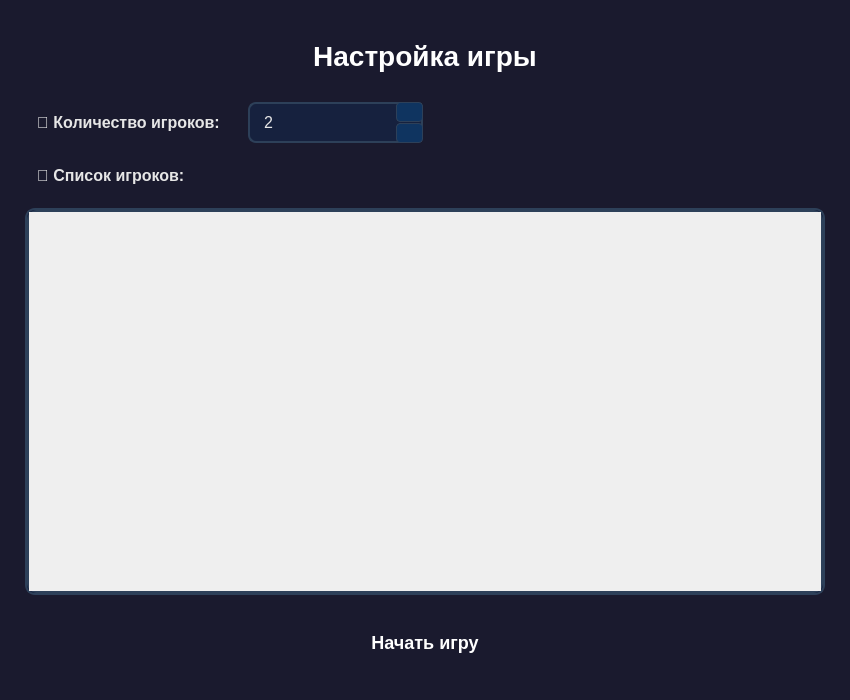
<?xml version="1.0" encoding="UTF-8"?>
<ui version="4.0">
 <class>MainWindow</class>
 <widget class="QMainWindow" name="MainWindow">
  <property name="geometry">
   <rect>
    <x>0</x>
    <y>0</y>
    <width>850</width>
    <height>700</height>
   </rect>
  </property>
  <property name="minimumSize">
   <size>
    <width>700</width>
    <height>550</height>
   </size>
  </property>
  <property name="windowTitle">
   <string>Настройка игры</string>
  </property>
  <property name="styleSheet">
   <string notr="true">QMainWindow {
    background-color: #1a1a2e;
    font-family: 'Segoe UI', Arial, sans-serif;
}</string>
  </property>
  <widget class="QWidget" name="centralwidget">
   <layout class="QVBoxLayout" name="verticalLayout">
    <property name="spacing">
     <number>15</number>
    </property>
    <property name="leftMargin">
     <number>25</number>
    </property>
    <property name="topMargin">
     <number>25</number>
    </property>
    <property name="rightMargin">
     <number>25</number>
    </property>
    <property name="bottomMargin">
     <number>25</number>
    </property>
    <item>
     <widget class="QLabel" name="titleLabel">
      <property name="styleSheet">
       <string notr="true">QLabel {
    color: white;
    font-size: 28px;
    font-weight: bold;
    padding: 15px;
    background: qlineargradient(x1:0, y1:0, x2:1, y2:0,
        stop:0 #3498db, stop:1 #2ecc71);
    border-radius: 10px;
}</string>
      </property>
      <property name="text">
       <string>Настройка игры</string>
      </property>
      <property name="alignment">
       <set>Qt::AlignCenter</set>
      </property>
     </widget>
    </item>
    <item>
     <layout class="QHBoxLayout" name="horizontalLayout">
      <item>
       <widget class="QLabel" name="playerCountLabel">
        <property name="styleSheet">
         <string notr="true">QLabel {
    font-size: 16px;
    font-weight: 600;
    color: #e6e6e6;
    padding: 8px;
}</string>
        </property>
        <property name="text">
         <string>👥 Количество игроков:</string>
        </property>
       </widget>
      </item>
      <item>
       <widget class="QSpinBox" name="playerCountSpinBox">
        <property name="styleSheet">
         <string notr="true">QSpinBox {
    border: 2px solid #2d4059;
    border-radius: 8px;
    padding: 8px 12px;
    font-size: 16px;
    background-color: #16213e;
    min-width: 120px;
    color: #e6e6e6;
    selection-background-color: #3498db;
    selection-color: white;
}
QSpinBox::up-button, QSpinBox::down-button {
    width: 25px;
    border-radius: 4px;
    border: 1px solid #2d4059;
    background-color: #0f3460;
}
QSpinBox::up-button {
    subcontrol-position: top right;
    subcontrol-origin: border;
}
QSpinBox::down-button {
    subcontrol-position: bottom right;
    subcontrol-origin: border;
}
QSpinBox::up-button:hover, QSpinBox::down-button:hover {
    background-color: #2d4059;
}
QSpinBox::up-button:pressed, QSpinBox::down-button:pressed {
    background-color: #1a1a2e;
}
QSpinBox::up-arrow {
    image: url(:/assets/img/up.png);
    width: 16px;
    height: 16px;
}
QSpinBox::down-arrow {
    image: url(:/assets/img/down.png);
    width: 16px;
    height: 16px;
}</string>
        </property>
        <property name="minimum">
         <number>1</number>
        </property>
        <property name="maximum">
         <number>20</number>
        </property>
        <property name="value">
         <number>2</number>
        </property>
       </widget>
      </item>
      <item>
       <spacer name="horizontalSpacer">
        <property name="orientation">
         <enum>Qt::Horizontal</enum>
        </property>
        <property name="sizeHint" stdset="0">
         <size>
          <width>40</width>
          <height>20</height>
         </size>
        </property>
       </spacer>
      </item>
     </layout>
    </item>
    <item>
     <widget class="QLabel" name="playersListLabel">
      <property name="styleSheet">
       <string notr="true">QLabel {
    font-size: 16px;
    font-weight: 600;
    color: #e6e6e6;
    padding: 8px;
}</string>
      </property>
      <property name="text">
       <string>📝 Список игроков:</string>
      </property>
     </widget>
    </item>
    <item>
     <widget class="QFrame" name="frame">
      <property name="styleSheet">
       <string notr="true">QFrame {
    background-color: #16213e;
    border-radius: 10px;
    border: 2px solid #2d4059;
}</string>
      </property>
      <property name="frameShape">
       <enum>QFrame::StyledPanel</enum>
      </property>
      <property name="frameShadow">
       <enum>QFrame::Raised</enum>
      </property>
      <layout class="QVBoxLayout" name="verticalLayout_2">
       <property name="spacing">
        <number>0</number>
       </property>
       <property name="margin" stdset="0">
        <number>0</number>
       </property>
       <item>
        <widget class="QScrollArea" name="scrollArea">
         <property name="styleSheet">
          <string notr="true">QScrollArea {
    border: none;
    background: transparent;
}
QScrollArea &gt; QWidget &gt; QWidget {
    background: transparent;
}
QScrollBar:vertical {
    border: none;
    background: #1a1a2e;
    width: 12px;
    border-radius: 6px;
    margin: 2px;
}
QScrollBar::handle:vertical {
    background: #2d4059;
    border-radius: 6px;
    min-height: 30px;
}
QScrollBar::handle:vertical:hover {
    background: #0f3460;
}
QScrollBar::add-line:vertical, QScrollBar::sub-line:vertical {
    border: none;
    background: none;
    height: 0px;
}
QScrollBar::add-page:vertical, QScrollBar::sub-page:vertical {
    background: none;
}</string>
         </property>
         <property name="frameShape">
          <enum>QFrame::NoFrame</enum>
         </property>
         <property name="frameShadow">
          <enum>QFrame::Plain</enum>
         </property>
         <property name="widgetResizable">
          <bool>true</bool>
         </property>
         <widget class="QWidget" name="scrollAreaWidgetContents">
          <property name="geometry">
           <rect>
            <x>0</x>
            <y>0</y>
            <width>796</width>
            <height>367</height>
           </rect>
          </property>
          <layout class="QVBoxLayout" name="playersLayout">
           <property name="spacing">
            <number>10</number>
           </property>
           <property name="leftMargin">
            <number>15</number>
           </property>
           <property name="topMargin">
            <number>15</number>
           </property>
           <property name="rightMargin">
            <number>15</number>
           </property>
           <property name="bottomMargin">
            <number>15</number>
           </property>
           <item>
            <spacer name="verticalSpacer">
             <property name="orientation">
              <enum>Qt::Vertical</enum>
             </property>
             <property name="sizeHint" stdset="0">
              <size>
               <width>20</width>
               <height>40</height>
              </size>
             </property>
            </spacer>
           </item>
          </layout>
         </widget>
        </widget>
       </item>
      </layout>
     </widget>
    </item>
    <item>
     <widget class="QPushButton" name="startGameButton">
      <property name="minimumSize">
       <size>
        <width>0</width>
        <height>55</height>
       </size>
      </property>
      <property name="styleSheet">
       <string notr="true">QPushButton {
    background: qlineargradient(x1:0, y1:0, x2:0, y2:1,
        stop:0 #2ecc71, stop:1 #27ae60);
    color: white;
    font-size: 18px;
    font-weight: bold;
    border: none;
    border-radius: 10px;
    padding: 12px;
    margin: 10px 5px;
}
QPushButton:hover {
    background: qlineargradient(x1:0, y1:0, x2:0, y2:1,
        stop:0 #27ae60, stop:1 #219653);
}
QPushButton:pressed {
    background: qlineargradient(x1:0, y1:0, x2:0, y2:1,
        stop:0 #219653, stop:1 #1e8449);
}
QPushButton:disabled {
    background: #2d4059;
    color: #7f8c8d;
}</string>
      </property>
      <property name="text">
       <string>Начать игру</string>
      </property>
     </widget>
    </item>
   </layout>
  </widget>
 </widget>
 <resources/>
 <connections/>
</ui>
